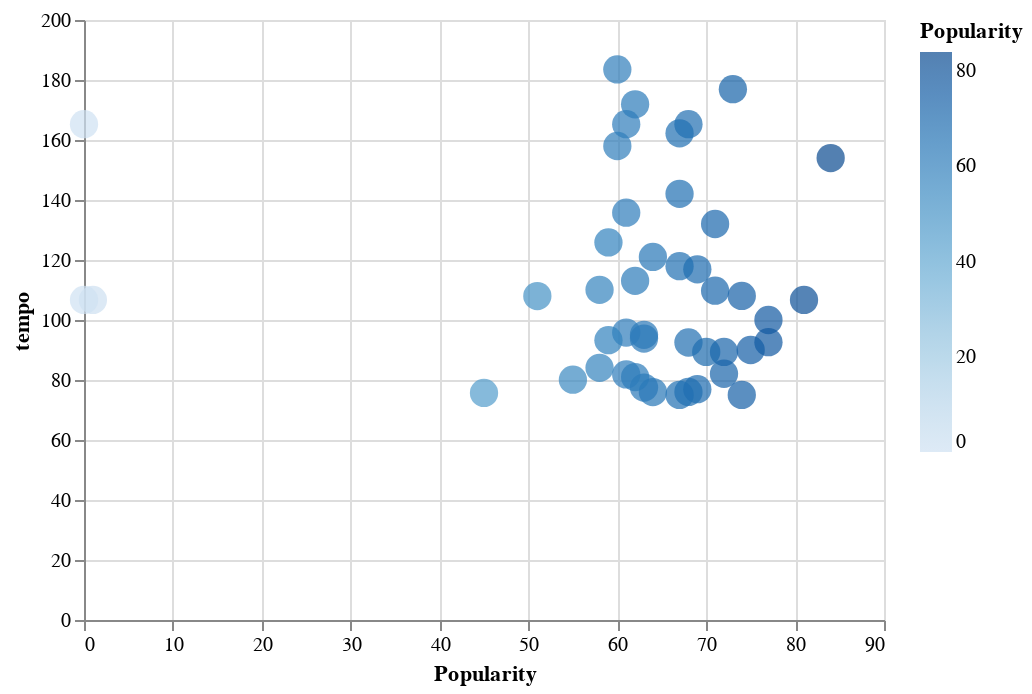

Notebook source saved alongside this figure:
### Code cell
alt.Chart(df_plot).mark_circle().encode(
alt.X('Popularity', scale=alt.Scale(zero=False)), y=f'{feature_name}', color=alt.Color('Popularity', scale=alt.Scale(zero=False)), 
size=alt.value(200), tooltip=['Popularity', f'{feature_name}', 'Song Name', 'Album Name'])

### Figure 1 — Vega-Lite specification as saved in the notebook (floating-point values rounded to 4 significant figures)
{"config": {"view": {"continuousWidth": 400, "continuousHeight": 300}}, "data": {"name": "data-76d55edb0f04327feb8aa87ce59d1fa0"}, "mark": "circle", "encoding": {"color": {"field": "Popularity", "scale": {"zero": false}, "type": "quantitative"}, "size": {"value": 200}, "tooltip": [{"field": "Popularity", "type": "quantitative"}, {"field": "tempo", "type": "quantitative"}, {"field": "Song Name", "type": "nominal"}, {"field": "Album Name", "type": "nominal"}], "x": {"field": "Popularity", "scale": {"zero": false}, "type": "quantitative"}, "y": {"field": "tempo", "type": "quantitative"}}, "$schema": "https://vega.github.io/schema/vega-lite/v4.17.0.json", "datasets": {"data-76d55edb0f04327feb8aa87ce59d1fa0": [{"Artist": "Leah Kate", "Album Name": "10 Things I Hate About You", "Song Name": "10 Things I Hate About You", "Release Date": "2022-03-23", "Popularity": 84, "tempo": 154.0}, {"Artist": "SZA", "Album Name": "I Hate U", "Song Name": "I Hate U", "Release Date": "2021-12-03", "Popularity": 81, "tempo": 106.7}, {"Artist": "The Game", "Album Name": "The Documentary", "Song Name": "Hate It Or Love It", "Release Date": "2005", "Popularity": 77, "tempo": 100.0}, {"Artist": "Garrett Nash", "Album Name": "us", "Song Name": "i hate u, i love u (feat. olivia o'brien)", "Release Date": "2016-03-25", "Popularity": 77, "tempo": 92.6}, {"Artist": "Juice WRLD", "Album Name": "Legends Never Die", "Song Name": "Hate The Other Side (with Marshmello & The Kid Laroi)", "Release Date": "2020-07-10", "Popularity": 75, "tempo": 90.0}, {"Artist": "Post Malone", "Album Name": "Twelve Carat Toothache", "Song Name": "Love/Hate Letter To Alcohol (with Fleet Foxes)", "Release Date": "2022-06-03", "Popularity": 74, "tempo": 108.0}, {"Artist": "Ellie Goulding", "Album Name": "Hate Me (with Juice WRLD)", "Song Name": "Hate Me (with Juice WRLD)", "Release Date": "2019-06-26", "Popularity": 74, "tempo": 75.03}, {"Artist": "Olivia O'Brien", "Album Name": "hate u love u", "Song Name": "hate u love u", "Release Date": "2016-12-09", "Popularity": 73, "tempo": 176.9}, {"Artist": "Three Days Grace", "Album Name": "Three Days Grace", "Song Name": "I Hate Everything About You", "Release Date": "2003-04-19", "Popularity": 72, "tempo": 89.34}, {"Artist": "Queen Naija", "Album Name": "Hate Our Love (with Big Sean)", "Song Name": "Hate Our Love (with Big Sean)", "Release Date": "2022-02-04", "Popularity": 72, "tempo": 82.08}, {"Artist": "Chief Keef", "Album Name": "Finally Rich", "Song Name": "Hate Bein' Sober", "Release Date": "2012-01-01", "Popularity": 71, "tempo": 132.0}, {"Artist": "Puddle Of Mudd", "Album Name": "Come Clean", "Song Name": "She Hates Me", "Release Date": "2001-08-28", "Popularity": 71, "tempo": 109.8}, {"Artist": "Three Days Grace", "Album Name": "Three Days Grace (Expanded Edition)", "Song Name": "I Hate Everything About You", "Release Date": "2003-07-22", "Popularity": 70, "tempo": 89.34}, {"Artist": "NF", "Album Name": "The Search", "Song Name": "Hate Myself", "Release Date": "2019-07-26", "Popularity": 69, "tempo": 116.9}, {"Artist": "Catie Turner", "Album Name": "God Must Hate Me", "Song Name": "God Must Hate Me", "Release Date": "2021-11-23", "Popularity": 69, "tempo": 76.95}, {"Artist": "YoungBoy Never Broke Again", "Album Name": "I Hate YoungBoy", "Song Name": "I Hate YoungBoy", "Release Date": "2022-02-27", "Popularity": 68, "tempo": 165.3}, {"Artist": "Tate McRae", "Album Name": "i used to think i could fly", "Song Name": "hate myself", "Release Date": "2022-05-27", "Popularity": 68, "tempo": 76.01}, {"Artist": "Avril Lavigne", "Album Name": "Love Sux", "Song Name": "Love It When You Hate Me (feat. blackbear)", "Release Date": "2022-02-25", "Popularity": 68, "tempo": 92.5}, {"Artist": "Joan Jett & The Blackhearts", "Album Name": "Up Your Alley", "Song Name": "I Hate Myself for Loving You", "Release Date": "1988-05-23", "Popularity": 67, "tempo": 117.9}, {"Artist": "BLACKPINK", "Album Name": "THE ALBUM", "Song Name": "Love To Hate Me", "Release Date": "2020-10-02", "Popularity": 67, "tempo": 162.2}, {"Artist": "MASN", "Album Name": "How To Kill A Rockstar", "Song Name": "Hate Me!", "Release Date": "2020-08-21", "Popularity": 67, "tempo": 142.1}, {"Artist": "Ellie Goulding", "Album Name": "Brightest Blue", "Song Name": "Hate Me", "Release Date": "2020-07-16", "Popularity": 67, "tempo": 75.02}, {"Artist": "Oliver Tree", "Album Name": "I Hate You", "Song Name": "I Hate You", "Release Date": "2022-05-20", "Popularity": 64, "tempo": 75.98}, {"Artist": "Trippie Redd", "Album Name": "A Love Letter To You 4", "Song Name": "Hate Me", "Release Date": "2019-11-22", "Popularity": 64, "tempo": 121.0}, {"Artist": "Nico Collins", "Album Name": "Hate Me", "Song Name": "Hate Me", "Release Date": "2018-09-07", "Popularity": 63, "tempo": 95.06}, {"Artist": "21 Savage", "Album Name": "Without Warning", "Song Name": "My Choppa Hate Niggas", "Release Date": "2017-10-30", "Popularity": 63, "tempo": 77.49}, {"Artist": "midwxst", "Album Name": "i know you hate me", "Song Name": "i know you hate me", "Release Date": "2022-02-23", "Popularity": 63, "tempo": 93.81}, {"Artist": "Tenille Arts", "Album Name": "Love, Heartbreak, & Everything in Between", "Song Name": "I Hate This", "Release Date": "2020-01-10", "Popularity": 62, "tempo": 80.99}, {"Artist": "Conner Smith", "Album Name": "I Hate Alabama", "Song Name": "I Hate Alabama", "Release Date": "2021-10-08", "Popularity": 62, "tempo": 171.9}, {"Artist": "$uicideboy$", "Album Name": "Either Hated or Ignored", "Song Name": "Either Hated or Ignored", "Release Date": "2018-04-12", "Popularity": 62, "tempo": 113.1}, {"Artist": "YoungBoy Never Broke Again", "Album Name": "The Last Slimeto Sampler", "Song Name": "I Hate YoungBoy", "Release Date": "2021-08-05", "Popularity": 61, "tempo": 165.3}, {"Artist": "The Hives", "Album Name": "Veni Vidi Vicious", "Song Name": "Hate To Say I Told You So", "Release Date": "2000", "Popularity": 61, "tempo": 135.8}, {"Artist": "TV Girl", "Album Name": "French Exit", "Song Name": "Hate Yourself", "Release Date": "2014-06-05", "Popularity": 61, "tempo": 95.81}, {"Artist": "PmBata", "Album Name": "i hate her boyfriend's face", "Song Name": "i hate her boyfriend's face", "Release Date": "2022-05-13", "Popularity": 61, "tempo": 81.87}, {"Artist": "Godsmack", "Album Name": "The Oracle (Deluxe Edition)", "Song Name": "Love-Hate-Sex-Pain", "Release Date": "2010-01-01", "Popularity": 60, "tempo": 183.5}, {"Artist": "Yeat", "Album Name": "2 Alivë (Geëk Pack)", "Song Name": "Hatër", "Release Date": "2022-04-01", "Popularity": 60, "tempo": 158.0}, {"Artist": "Blue October", "Album Name": "Foiled", "Song Name": "Hate Me", "Release Date": "2006-01-01", "Popularity": 59, "tempo": 93.27}, {"Artist": "Theory of a Deadman", "Album Name": "Scars & Souvenirs (Special Edition)", "Song Name": "Hate My Life", "Release Date": "2008-04-01", "Popularity": 59, "tempo": 125.9}, {"Artist": "Jelly Roll", "Album Name": "Addiction Kills", "Song Name": "Hate Goes On", "Release Date": "2017-04-21", "Popularity": 58, "tempo": 110.1}, {"Artist": "Aflacko", "Album Name": "4500", "Song Name": "Most Hated, Pt. 1", "Release Date": "2019-04-12", "Popularity": 58, "tempo": 84.05}, {"Artist": "Kaylin Vela", "Album Name": "Haters", "Song Name": "Haters", "Release Date": "2022-02-18", "Popularity": 55, "tempo": 80.09}, {"Artist": "Post Malone", "Album Name": "Twelve Carat Toothache", "Song Name": "Love/Hate Letter To Alcohol (with Fleet Foxes)", "Release Date": "2022-06-03", "Popularity": 51, "tempo": 108.0}, {"Artist": "Tate McRae", "Album Name": "i used to think i could fly", "Song Name": "hate myself", "Release Date": "2022-05-27", "Popularity": 45, "tempo": 75.7}, {"Artist": "Various Artists", "Album Name": "Viral Summer Hits", "Song Name": "I Hate U", "Release Date": "2022-05-26", "Popularity": 1, "tempo": 106.7}, {"Artist": "Various Artists", "Album Name": "Feel Good Summer Songs", "Song Name": "I Hate U", "Release Date": "2022-05-26", "Popularity": 0, "tempo": 106.7}, {"Artist": "Various Artists", "Album Name": "Pop Out - Rap Now!", "Song Name": "I Hate YoungBoy", "Release Date": "2022-06-03", "Popularity": 0, "tempo": 165.3}]}}
